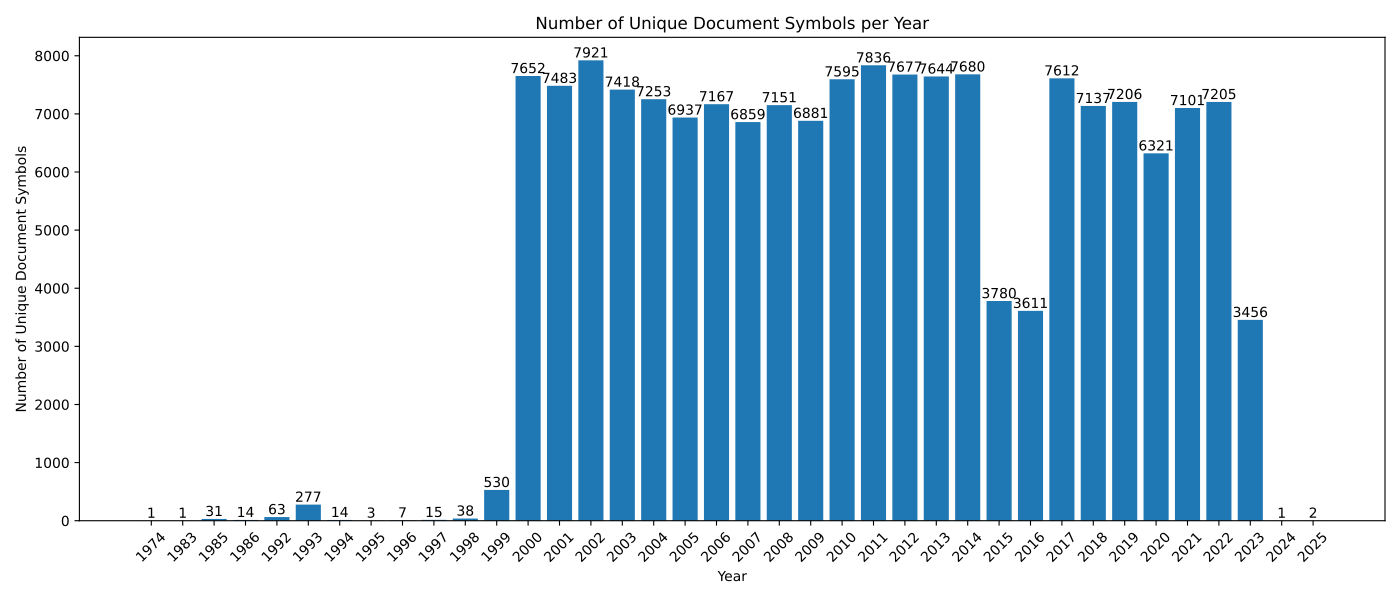

Generate this figure with Python:
import matplotlib.pyplot as plt

# 数据
data = {
    "1974": 1, "1983": 1, "1985": 31, "1986": 14, "1992": 63, "1993": 277, "1994": 14,
    "1995": 3, "1996": 7, "1997": 15, "1998": 38, "1999": 530, "2000": 7652, "2001": 7483,
    "2002": 7921, "2003": 7418, "2004": 7253, "2005": 6937, "2006": 7167, "2007": 6859,
    "2008": 7151, "2009": 6881, "2010": 7595, "2011": 7836, "2012": 7677, "2013": 7644,
    "2014": 7680, "2015": 3780, "2016": 3611, "2017": 7612, "2018": 7137, "2019": 7206,
    "2020": 6321, "2021": 7101, "2022": 7205, "2023": 3456, "2024": 1, "2025": 2
}

# 按年份排序
years = sorted(data.keys(), key=lambda x: int(x))
counts = [data[year] for year in years]

# 绘制直方图
fig, ax = plt.subplots(figsize=(14, 6))
bars = ax.bar(years, counts)

# 在每个条形顶部标注数量
for bar, count in zip(bars, counts):
    ax.text(
        bar.get_x() + bar.get_width() / 2,
        bar.get_height(),
        str(count),
        ha='center',
        va='bottom'
    )

# 添加轴标签和标题
ax.set_xlabel('Year')
ax.set_ylabel('Number of Unique Document Symbols')
ax.set_title('Number of Unique Document Symbols per Year')

# 调整 x 轴刻度……让年份显示清晰
plt.xticks(rotation=45)
plt.tight_layout()
# plt.show()
plt.savefig(__file__.replace(".py",".pdf"), format="pdf")
